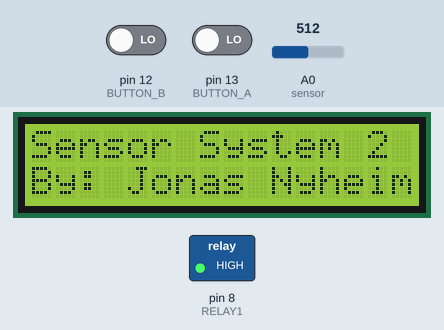
This sketch was run on a simulated Arduino Uno, built with avr-gcc and run on an emulated ATmega328P. Shown: 16×2 character LCD, switched loads named in the sketch (green lamp = pin HIGH). Inputs (shaded band) come from the test bench; at power-on: A0 (sensor) = 512, pin 12 (BUTTON_B) LOW, pin 13 (BUTTON_A) LOW.

Above: at 1.2 s.
1.3 s: A0 (sensor) set to 3
3.7 s: A0 (sensor) set to 0
5.2 s: A0 (sensor) set to 1023
At 5.8 s:
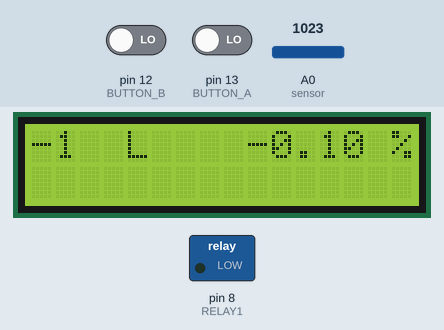
6.7 s: pin 12 (BUTTON_B) driven HIGH and pin 13 (BUTTON_A) driven HIGH
At 7.2 s:
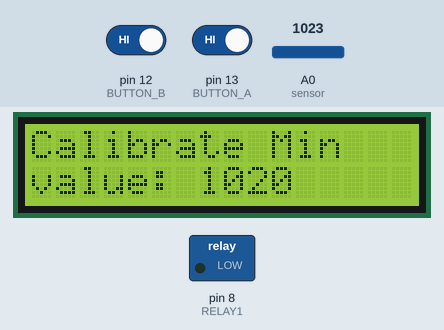
9.8 s: pin 12 (BUTTON_B) driven LOW
At 10.04 s:
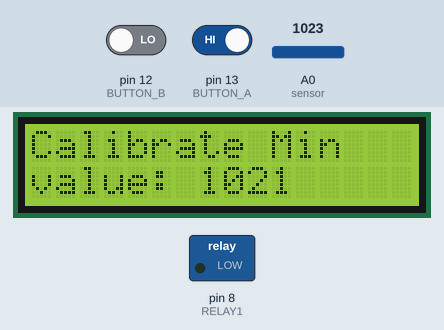
11.3 s: pin 13 (BUTTON_A) driven LOW
At 11.3 s:
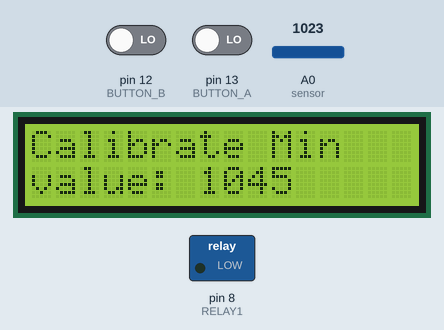
Timing chart, 0 to 13.8 s (numbered marks = the images above; inputs shaded):
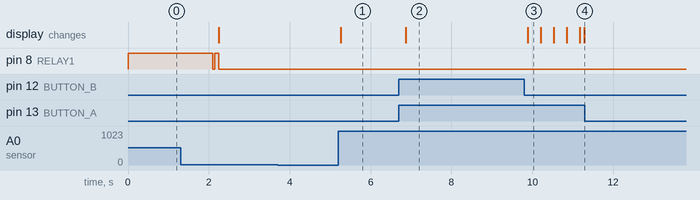

Measured:
- after the input at 3.7 s, every drawn part: stays the same
- after the input at 5.2 s, the display: changes after 0.06 s (image 1)
- after the input at 6.7 s, the display: changes after 0.17 s (image 2)
- after the input at 9.8 s, the display: changes after 0.09 s (image 3)
- after the input at 11.3 s, every drawn part: stays the same

The sketch:

UNO_-_WatertankSensor.ino
```cpp
#include <LiquidCrystal_I2C.h>
#include <EEPROM.h>

LiquidCrystal_I2C lcd(0x3F, 16, 2);
//LiquidCrystal_I2C lcd(0x27, 20, 4);

#define RELAY1  8
#define BUTTON_A 13
#define BUTTON_B 12

bool debug = false;

int loop_spd = 500; // Loop speed in ms

int current_waterlevel = 0;
int printed_waterlevel = 0;
int max_waterlevel = 1000;
int min_waterlevel_warning = 130;   // 130 > 2 barer på lcd
float percent = 0;
int sensor_max_value = 1009;
int sensor_min_value = 200;
int sensor_value = 0;
int prev_sensor_value = 0;
float dead_switch = 2;
int claibrate_l_spd = 30;
int new_sensor_val = 0;

int button_A_state = 0;
int button_B_state = 0;

int promAddr = 0;
int promVal = 0;

bool first_run = false;
bool switch_ready = true;
bool save = false;

enum displayMode{
  displaySplash,
  displayMain,
  displayMin,
  displayMax,
  displayRaw
} display_state = displaySplash;


void setup(){
  pinMode(RELAY1, OUTPUT);
  digitalWrite(RELAY1, HIGH);
  pinMode(BUTTON_A, INPUT);
  pinMode(BUTTON_B, INPUT);

  lcd.begin();
  lcd.backlight();
  lcd.clear();

  Serial.begin(9600);

  int number_1 = EEPROM.read(0);
  int number_2 = EEPROM.read(1);

  sensor_min_value = number_1 * 4;
  sensor_max_value = number_2 * 4;

};

void switchMenu(){
  switch_ready = false;
  switch(display_state){
    case displayMain:   setNextMenu(displayMin); break;
    case displayMin:    setNextMenu(displayMax); break;
    case displayMax:    setNextMenu(displayRaw); break;
    case displayRaw:    setNextMenu(displayMain);break;
  };
};

void setNextMenu(int next){
  // IF unsaved calibration => save.
  if(save){

    if(promAddr == 0){
      sensor_min_value = promVal;
    } else {
      sensor_max_value = promVal;
    }


    int EEval = promVal / 4;
    EEPROM.write(promAddr, EEval);
    save = false;
  };

  first_run = true;
  display_state = next;
};


/* #############
   # Main Loop #
   ############# */
void loop(){
  button_A_state = digitalRead(BUTTON_A);
  button_B_state = digitalRead(BUTTON_B);

  if(button_A_state && button_B_state){
    if(switch_ready){
      switchMenu();
    };
  };

  if(!switch_ready && !button_A_state && !button_B_state){
    switch_ready = true;
  }

  if(debug){
    Serial.print("Button State: ");
    Serial.print(button_A_state);
    Serial.print(button_B_state);
    Serial.println();
  };

  switch(display_state){
    case displaySplash:   display_splash();         break;
    case displayMain:     display_main();           break;
    case displayMin:      display_minWaterlevel();  break;
    case displayMax:      display_maxWaterlevel();  break;
    case displayRaw:      display_raw_value();      break;
  };
};

/* ######################
   # Splash screen Loop #
   ###################### */
void display_splash(){
  lcd.clear();
  lcd.setCursor (0, 0);
  lcd.print("Sensor System 2");
  lcd.setCursor(0, 1);
  lcd.print("By: Jonas Nyheim");
  delay(2000);

  first_run = true;
  display_state = displayMain;

  digitalWrite(RELAY1, LOW);
  delay(50);
  digitalWrite(RELAY1, HIGH);

};


/* #####################
   # Main display loop #
   ##################### */
void display_main(){
  if(first_run){
    lcd.clear();
    lcd.setCursor (4, 0);
    lcd.print("L");
    lcd.setCursor (15, 0);
    lcd.print("%");
    first_run = false;
  }
  fetch_sensor_value();

  /*
  if(debug){
    Serial.print("Sensor value: ");
    Serial.print(sensor_value);
    Serial.println();
  };
  */

  if(sensor_value >= prev_sensor_value + dead_switch || sensor_value <= prev_sensor_value - dead_switch ){    // execute if value is outside deadswitch
    current_waterlevel = map(sensor_value, sensor_min_value, sensor_max_value, 0, max_waterlevel);            // Map the sensor values to what we need
    percent = (float)current_waterlevel / max_waterlevel * 100.0;                                             // Calculate the percentage

    prev_sensor_value = sensor_value;                                                                         // Update the value

  };

  if(printed_waterlevel != current_waterlevel){                       // If displayed waterlevel != actual waterlevel
    print_waterlevel();                                               // Print the actual waterlevel values
    print_waterlevel_bar(1,current_waterlevel,0,max_waterlevel);      // Print the levelbar

    warn_low_waterlevel();                                            // If waterlevel is too low => enable

    printed_waterlevel = current_waterlevel;                          // Update variable
  };
  delay(loop_spd);
};


/* ######################
   # Calibrate Min Loop #
   ###################### */
void display_minWaterlevel(){
  if(first_run){
    lcd.clear();
    new_sensor_val = sensor_min_value;
    first_run = false;
  };

  if(button_A_state){
    new_sensor_val += 1;
    clear_cal_val();
  };

  if(button_B_state){
    new_sensor_val -= 1;
    clear_cal_val();
  };

  if(new_sensor_val != sensor_min_value){
    save = true;
    promAddr = 0;
    promVal  = new_sensor_val;
  };

  lcd.setCursor (0, 0);
  lcd.print("Calibrate Min");
  lcd.setCursor (0, 1);
  lcd.print("value: ");
  lcd.print(new_sensor_val);

  delay(claibrate_l_spd);

};


/* ######################
   # Calibrate Max Loop #
   ###################### */
void display_maxWaterlevel(){
  if(first_run){
    lcd.clear();
    new_sensor_val = sensor_max_value;
    first_run = false;
  };

  if(button_A_state){
    new_sensor_val += 1;
    clear_cal_val();
  };

  if(button_B_state){
    new_sensor_val -= 1;
    clear_cal_val();
  };

  if(new_sensor_val != sensor_max_value){
    save = true;
    promAddr = 1;
    promVal  = new_sensor_val;
  };

  lcd.setCursor (0, 0);
  lcd.print("Calibrate Max");
  lcd.setCursor (0, 1);
  lcd.print("value: ");
  lcd.print(new_sensor_val);
  delay(claibrate_l_spd);
};

/* ########################
   # Display Raw val loop #
   ######################## */
void display_raw_value(){
  if(first_run){
    lcd.clear();
    first_run = false;
  };

  lcd.setCursor(0,0);
  lcd.print("Raw Sensor value:");
  lcd.setCursor(0,1);
  fetch_sensor_value();
  lcd.print(sensor_value);

  delay(loop_spd);
};

void fetch_sensor_value(){
  sensor_value = analogRead(A0);           // Read sensor value from analog pin 0
}


/* Enable or disable the warning light/relay */
void warn_low_waterlevel(){
  if(current_waterlevel < min_waterlevel_warning){
    digitalWrite(RELAY1,LOW);

  } else {
    digitalWrite(RELAY1,HIGH);

  };
};

/* Update the waterlevel values on LCD */
void print_waterlevel(){
  clear_values();

  lcd.setCursor (0, 0);
  lcd.print(current_waterlevel);

  lcd.setCursor (9, 0);
  lcd.print(percent);
};

/* Clear the waterlevel values on LCD */
void clear_values(){
  lcd.setCursor (0, 0);
  lcd.print("    ");
  lcd.setCursor (9, 0);
  lcd.print("      ");
};

//
void clear_cal_val(){
  lcd.setCursor(7,1);
  lcd.print("    ");
}


void print_waterlevel_bar (int row, int var, int minVal, int maxVal){
  int block = map(var, minVal, maxVal, 0, 16);                  // Block represent the current LCD space (modify the map setting to fit your LCD)
  int line = map(var, minVal, maxVal, 0, 80);                   // Line represent the theoretical lines that should be printed
  int bar = (line-(block*5));                                   // Bar represent the actual lines that will be printed

  /* LCD Progress Bar Characters, create your custom bars */

  byte bar1[8] = { 0x10, 0x10, 0x10, 0x10, 0x10, 0x10, 0x10, 0x10};
  byte bar2[8] = { 0x18, 0x18, 0x18, 0x18, 0x18, 0x18, 0x18, 0x18};
  byte bar3[8] = { 0x1C, 0x1C, 0x1C, 0x1C, 0x1C, 0x1C, 0x1C, 0x1C};
  byte bar4[8] = { 0x1E, 0x1E, 0x1E, 0x1E, 0x1E, 0x1E, 0x1E, 0x1E};
  byte bar5[8] = { 0x1F, 0x1F, 0x1F, 0x1F, 0x1F, 0x1F, 0x1F, 0x1F};
  lcd.createChar(1, bar1);
  lcd.createChar(2, bar2);
  lcd.createChar(3, bar3);
  lcd.createChar(4, bar4);
  lcd.createChar(5, bar5);

  for (int x = 0; x < block; x++)                               // Print all the filled blocks
  {
    lcd.setCursor (x, row);
    lcd.write (1023);
  }

  lcd.setCursor (block, row);                                   // Set the cursor at the current block and print the numbers of line needed
  if (bar != 0) lcd.write (bar);
  if (block == 0 && line == 0) lcd.write (1022);                // Unless there is nothing to print, in this case show blank

  for (int x = 16; x > block; x--)                              // Print all the blank blocks
  {
    lcd.setCursor (x, row);
    lcd.write (1022);
  }
};
```
